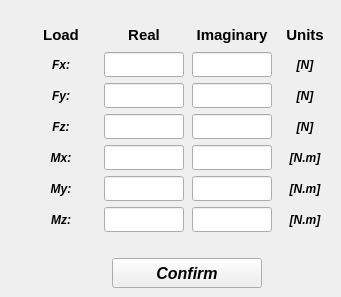
     <widget class="QWidget" name="tab_constant_values">
      <attribute name="title">
       <string>Constant values</string>
      </attribute>
      <widget class="QWidget" name="gridLayoutWidget">
       <property name="geometry">
        <rect>
         <x>24</x>
         <y>6</y>
         <width>308</width>
         <height>245</height>
        </rect>
       </property>
       <layout class="QGridLayout" name="gridLayout">
        <property name="bottomMargin">
         <number>0</number>
        </property>
        <property name="verticalSpacing">
         <number>6</number>
        </property>
        <item row="0" column="3">
         <layout class="QVBoxLayout" name="verticalLayout_8">
          <property name="bottomMargin">
           <number>0</number>
          </property>
          <item>
           <widget class="QLabel" name="label_units">
            <property name="minimumSize">
             <size>
              <width>50</width>
              <height>22</height>
             </size>
            </property>
            <property name="maximumSize">
             <size>
              <width>50</width>
              <height>22</height>
             </size>
            </property>
            <property name="font">
             <font>
              <family>Arial</family>
              <pointsize>11</pointsize>
              <weight>75</weight>
              <italic>false</italic>
              <bold>true</bold>
             </font>
            </property>
            <property name="text">
             <string>Units</string>
            </property>
            <property name="alignment">
             <set>Qt::AlignCenter</set>
            </property>
           </widget>
          </item>
          <item>
           <widget class="QLabel" name="label_13">
            <property name="minimumSize">
             <size>
              <width>50</width>
              <height>25</height>
             </size>
            </property>
            <property name="maximumSize">
             <size>
              <width>50</width>
              <height>25</height>
             </size>
            </property>
            <property name="font">
             <font>
              <family>Arial</family>
              <weight>75</weight>
              <italic>true</italic>
              <bold>true</bold>
             </font>
            </property>
            <property name="text">
             <string>[N]</string>
            </property>
            <property name="alignment">
             <set>Qt::AlignCenter</set>
            </property>
           </widget>
          </item>
          <item>
           <widget class="QLabel" name="label_14">
            <property name="minimumSize">
             <size>
              <width>50</width>
              <height>25</height>
             </size>
            </property>
            <property name="maximumSize">
             <size>
              <width>50</width>
              <height>25</height>
             </size>
            </property>
            <property name="font">
             <font>
              <family>Arial</family>
              <weight>75</weight>
              <italic>true</italic>
              <bold>true</bold>
             </font>
            </property>
            <property name="text">
             <string>[N]</string>
            </property>
            <property name="alignment">
             <set>Qt::AlignCenter</set>
            </property>
           </widget>
          </item>
          <item>
           <widget class="QLabel" name="label_15">
            <property name="minimumSize">
             <size>
              <width>50</width>
              <height>25</height>
             </size>
            </property>
            <property name="maximumSize">
             <size>
              <width>50</width>
              <height>25</height>
             </size>
            </property>
            <property name="font">
             <font>
              <family>Arial</family>
              <weight>75</weight>
              <italic>true</italic>
              <bold>true</bold>
             </font>
            </property>
            <property name="text">
             <string>[N]</string>
            </property>
            <property name="alignment">
             <set>Qt::AlignCenter</set>
            </property>
           </widget>
          </item>
          <item>
           <widget class="QLabel" name="label_16">
            <property name="minimumSize">
             <size>
              <width>50</width>
              <height>25</height>
             </size>
            </property>
            <property name="maximumSize">
             <size>
              <width>50</width>
              <height>25</height>
             </size>
            </property>
            <property name="font">
             <font>
              <family>Arial</family>
              <weight>75</weight>
              <italic>true</italic>
              <bold>true</bold>
             </font>
            </property>
            <property name="text">
             <string>[N.m]</string>
            </property>
            <property name="alignment">
             <set>Qt::AlignCenter</set>
            </property>
           </widget>
          </item>
          <item>
           <widget class="QLabel" name="label_17">
            <property name="minimumSize">
             <size>
              <width>50</width>
              <height>25</height>
             </size>
            </property>
            <property name="maximumSize">
             <size>
              <width>50</width>
              <height>25</height>
             </size>
            </property>
            <property name="font">
             <font>
              <family>Arial</family>
              <weight>75</weight>
              <italic>true</italic>
              <bold>true</bold>
             </font>
            </property>
            <property name="text">
             <string>[N.m]</string>
            </property>
            <property name="alignment">
             <set>Qt::AlignCenter</set>
            </property>
           </widget>
          </item>
          <item>
           <widget class="QLabel" name="label_12">
            <property name="minimumSize">
             <size>
              <width>50</width>
              <height>25</height>
             </size>
            </property>
            <property name="maximumSize">
             <size>
              <width>50</width>
              <height>25</height>
             </size>
            </property>
            <property name="font">
             <font>
              <family>Arial</family>
              <weight>75</weight>
              <italic>true</italic>
              <bold>true</bold>
             </font>
            </property>
            <property name="text">
             <string>[N.m]</string>
            </property>
            <property name="alignment">
             <set>Qt::AlignCenter</set>
            </property>
           </widget>
          </item>
         </layout>
        </item>
        <item row="0" column="0">
         <layout class="QVBoxLayout" name="verticalLayout_6">
          <property name="bottomMargin">
           <number>0</number>
          </property>
          <item>
           <widget class="QLabel" name="label_load">
            <property name="minimumSize">
             <size>
              <width>70</width>
              <height>22</height>
             </size>
            </property>
            <property name="maximumSize">
             <size>
              <width>70</width>
              <height>22</height>
             </size>
            </property>
            <property name="font">
             <font>
              <family>Arial</family>
              <pointsize>11</pointsize>
              <weight>75</weight>
              <italic>false</italic>
              <bold>true</bold>
             </font>
            </property>
            <property name="text">
             <string>Load</string>
            </property>
            <property name="alignment">
             <set>Qt::AlignCenter</set>
            </property>
           </widget>
          </item>
          <item>
           <widget class="QLabel" name="label_Fx_values">
            <property name="minimumSize">
             <size>
              <width>70</width>
              <height>25</height>
             </size>
            </property>
            <property name="maximumSize">
             <size>
              <width>70</width>
              <height>25</height>
             </size>
            </property>
            <property name="font">
             <font>
              <family>Arial</family>
              <weight>75</weight>
              <italic>true</italic>
              <bold>true</bold>
             </font>
            </property>
            <property name="text">
             <string>Fx:</string>
            </property>
            <property name="alignment">
             <set>Qt::AlignCenter</set>
            </property>
           </widget>
          </item>
          <item>
           <widget class="QLabel" name="label_Fy_values">
            <property name="minimumSize">
             <size>
              <width>70</width>
              <height>25</height>
             </size>
            </property>
            <property name="maximumSize">
             <size>
              <width>70</width>
              <height>25</height>
             </size>
            </property>
            <property name="font">
             <font>
              <family>Arial</family>
              <weight>75</weight>
              <italic>true</italic>
              <bold>true</bold>
             </font>
            </property>
            <property name="text">
             <string>Fy:</string>
            </property>
            <property name="alignment">
             <set>Qt::AlignCenter</set>
            </property>
           </widget>
          </item>
          <item>
           <widget class="QLabel" name="label_Fz_values">
            <property name="minimumSize">
             <size>
              <width>70</width>
              <height>25</height>
             </size>
            </property>
            <property name="maximumSize">
             <size>
              <width>70</width>
              <height>25</height>
             </size>
            </property>
            <property name="font">
             <font>
              <family>Arial</family>
              <weight>75</weight>
              <italic>true</italic>
              <bold>true</bold>
             </font>
            </property>
            <property name="text">
             <string>Fz:</string>
            </property>
            <property name="alignment">
             <set>Qt::AlignCenter</set>
            </property>
           </widget>
          </item>
          <item>
           <widget class="QLabel" name="label_Mx_values">
            <property name="minimumSize">
             <size>
              <width>70</width>
              <height>25</height>
             </size>
            </property>
            <property name="maximumSize">
             <size>
              <width>70</width>
              <height>25</height>
             </size>
            </property>
            <property name="font">
             <font>
              <family>Arial</family>
              <weight>75</weight>
              <italic>true</italic>
              <bold>true</bold>
             </font>
            </property>
            <property name="text">
             <string>Mx:</string>
            </property>
            <property name="alignment">
             <set>Qt::AlignCenter</set>
            </property>
           </widget>
          </item>
          <item>
           <widget class="QLabel" name="label_My_values">
            <property name="minimumSize">
             <size>
              <width>70</width>
              <height>25</height>
             </size>
            </property>
            <property name="maximumSize">
             <size>
              <width>70</width>
              <height>25</height>
             </size>
            </property>
            <property name="font">
             <font>
              <family>Arial</family>
              <weight>75</weight>
              <italic>true</italic>
              <bold>true</bold>
             </font>
            </property>
            <property name="text">
             <string>My:</string>
            </property>
            <property name="alignment">
             <set>Qt::AlignCenter</set>
            </property>
           </widget>
          </item>
          <item>
           <widget class="QLabel" name="label_Mz_values">
            <property name="minimumSize">
             <size>
              <width>70</width>
              <height>25</height>
             </size>
            </property>
            <property name="maximumSize">
             <size>
              <width>70</width>
              <height>25</height>
             </size>
            </property>
            <property name="font">
             <font>
              <family>Arial</family>
              <weight>75</weight>
              <italic>true</italic>
              <bold>true</bold>
             </font>
            </property>
            <property name="text">
             <string>Mz:</string>
            </property>
            <property name="alignment">
             <set>Qt::AlignCenter</set>
            </property>
           </widget>
          </item>
         </layout>
        </item>
        <item row="0" column="1">
         <layout class="QVBoxLayout" name="verticalLayout_7">
          <property name="bottomMargin">
           <number>0</number>
          </property>
          <item>
           <widget class="QLabel" name="label_real">
            <property name="minimumSize">
             <size>
              <width>80</width>
              <height>22</height>
             </size>
            </property>
            <property name="maximumSize">
             <size>
              <width>80</width>
              <height>22</height>
             </size>
            </property>
            <property name="font">
             <font>
              <family>Arial</family>
              <pointsize>11</pointsize>
              <weight>75</weight>
              <italic>false</italic>
              <bold>true</bold>
             </font>
            </property>
            <property name="text">
             <string>Real</string>
            </property>
            <property name="alignment">
             <set>Qt::AlignCenter</set>
            </property>
           </widget>
          </item>
          <item>
           <widget class="QLineEdit" name="lineEdit_real_Fx">
            <property name="minimumSize">
             <size>
              <width>80</width>
              <height>25</height>
             </size>
            </property>
            <property name="maximumSize">
             <size>
              <width>80</width>
              <height>25</height>
             </size>
            </property>
            <property name="font">
             <font>
              <family>Arial</family>
              <pointsize>11</pointsize>
              <weight>75</weight>
              <italic>true</italic>
              <bold>true</bold>
             </font>
            </property>
            <property name="styleSheet">
             <string notr="true">color: rgb(255, 0, 0);</string>
            </property>
            <property name="text">
             <string/>
            </property>
            <property name="alignment">
             <set>Qt::AlignCenter</set>
            </property>
           </widget>
          </item>
          <item>
           <widget class="QLineEdit" name="lineEdit_real_Fy">
            <property name="minimumSize">
             <size>
              <width>80</width>
              <height>25</height>
             </size>
            </property>
            <property name="maximumSize">
             <size>
              <width>80</width>
              <height>25</height>
             </size>
            </property>
            <property name="font">
             <font>
              <family>Arial</family>
              <pointsize>11</pointsize>
              <weight>75</weight>
              <italic>true</italic>
              <bold>true</bold>
             </font>
            </property>
            <property name="styleSheet">
             <string notr="true">color: rgb(255, 0, 0);</string>
            </property>
            <property name="alignment">
             <set>Qt::AlignCenter</set>
            </property>
           </widget>
          </item>
          <item>
           <widget class="QLineEdit" name="lineEdit_real_Fz">
            <property name="minimumSize">
             <size>
              <width>80</width>
              <height>25</height>
             </size>
            </property>
            <property name="maximumSize">
             <size>
              <width>80</width>
              <height>25</height>
             </size>
            </property>
            <property name="font">
             <font>
              <family>Arial</family>
              <pointsize>11</pointsize>
              <weight>75</weight>
              <italic>true</italic>
              <bold>true</bold>
             </font>
            </property>
            <property name="styleSheet">
             <string notr="true">color: rgb(255, 0, 0);</string>
            </property>
            <property name="alignment">
             <set>Qt::AlignCenter</set>
            </property>
           </widget>
          </item>
          <item>
           <widget class="QLineEdit" name="lineEdit_real_Mx">
            <property name="minimumSize">
             <size>
              <width>80</width>
              <height>25</height>
             </size>
            </property>
            <property name="maximumSize">
             <size>
              <width>80</width>
              <height>25</height>
             </size>
            </property>
            <property name="font">
             <font>
              <family>Arial</family>
              <pointsize>11</pointsize>
              <weight>75</weight>
              <italic>true</italic>
              <bold>true</bold>
             </font>
            </property>
            <property name="styleSheet">
             <string notr="true">color: rgb(255, 0, 0);</string>
            </property>
            <property name="alignment">
             <set>Qt::AlignCenter</set>
            </property>
           </widget>
          </item>
          <item>
           <widget class="QLineEdit" name="lineEdit_real_My">
            <property name="minimumSize">
             <size>
              <width>80</width>
              <height>25</height>
             </size>
            </property>
            <property name="maximumSize">
             <size>
              <width>80</width>
              <height>25</height>
             </size>
            </property>
            <property name="font">
             <font>
              <family>Arial</family>
              <pointsize>11</pointsize>
              <weight>75</weight>
              <italic>true</italic>
              <bold>true</bold>
             </font>
            </property>
            <property name="styleSheet">
             <string notr="true">color: rgb(255, 0, 0);</string>
            </property>
            <property name="alignment">
             <set>Qt::AlignCenter</set>
            </property>
           </widget>
          </item>
          <item>
           <widget class="QLineEdit" name="lineEdit_real_Mz">
            <property name="minimumSize">
             <size>
              <width>80</width>
              <height>25</height>
             </size>
            </property>
            <property name="maximumSize">
             <size>
              <width>80</width>
              <height>25</height>
             </size>
            </property>
            <property name="font">
             <font>
              <family>Arial</family>
              <pointsize>11</pointsize>
              <weight>75</weight>
              <italic>true</italic>
              <bold>true</bold>
             </font>
            </property>
            <property name="styleSheet">
             <string notr="true">color: rgb(255, 0, 0);</string>
            </property>
            <property name="alignment">
             <set>Qt::AlignCenter</set>
            </property>
           </widget>
          </item>
         </layout>
        </item>
        <item row="0" column="2">
         <layout class="QVBoxLayout" name="verticalLayout_14">
          <property name="bottomMargin">
           <number>0</number>
          </property>
          <item>
           <widget class="QLabel" name="label_imaginary">
            <property name="minimumSize">
             <size>
              <width>80</width>
              <height>22</height>
             </size>
            </property>
            <property name="maximumSize">
             <size>
              <width>80</width>
              <height>22</height>
             </size>
            </property>
            <property name="font">
             <font>
              <family>Arial</family>
              <pointsize>11</pointsize>
              <weight>75</weight>
              <italic>false</italic>
              <bold>true</bold>
             </font>
            </property>
            <property name="text">
             <string>Imaginary</string>
            </property>
            <property name="alignment">
             <set>Qt::AlignCenter</set>
            </property>
           </widget>
          </item>
          <item>
           <widget class="QLineEdit" name="lineEdit_imag_Fx">
            <property name="minimumSize">
             <size>
              <width>80</width>
              <height>25</height>
             </size>
            </property>
            <property name="maximumSize">
             <size>
              <width>80</width>
              <height>25</height>
             </size>
            </property>
            <property name="font">
             <font>
              <family>Arial</family>
              <pointsize>11</pointsize>
              <weight>75</weight>
              <italic>true</italic>
              <bold>true</bold>
             </font>
            </property>
            <property name="styleSheet">
             <string notr="true">color: rgb(255, 0, 0);</string>
            </property>
            <property name="alignment">
             <set>Qt::AlignCenter</set>
            </property>
           </widget>
          </item>
          <item>
           <widget class="QLineEdit" name="lineEdit_imag_Fy">
            <property name="minimumSize">
             <size>
              <width>80</width>
              <height>25</height>
             </size>
            </property>
            <property name="maximumSize">
             <size>
              <width>80</width>
              <height>25</height>
             </size>
            </property>
            <property name="font">
             <font>
              <family>Arial</family>
              <pointsize>11</pointsize>
              <weight>75</weight>
              <italic>true</italic>
              <bold>true</bold>
             </font>
            </property>
            <property name="styleSheet">
             <string notr="true">color: rgb(255, 0, 0);</string>
            </property>
            <property name="alignment">
             <set>Qt::AlignCenter</set>
            </property>
           </widget>
          </item>
          <item>
           <widget class="QLineEdit" name="lineEdit_imag_Fz">
            <property name="minimumSize">
             <size>
              <width>80</width>
              <height>25</height>
             </size>
            </property>
            <property name="maximumSize">
             <size>
              <width>80</width>
              <height>25</height>
             </size>
            </property>
            <property name="font">
             <font>
              <family>Arial</family>
              <pointsize>11</pointsize>
              <weight>75</weight>
              <italic>true</italic>
              <bold>true</bold>
             </font>
            </property>
            <property name="styleSheet">
             <string notr="true">color: rgb(255, 0, 0);</string>
            </property>
            <property name="alignment">
             <set>Qt::AlignCenter</set>
            </property>
           </widget>
          </item>
          <item>
           <widget class="QLineEdit" name="lineEdit_imag_Mx">
            <property name="minimumSize">
             <size>
              <width>80</width>
              <height>25</height>
             </size>
            </property>
            <property name="maximumSize">
             <size>
              <width>80</width>
              <height>25</height>
             </size>
            </property>
            <property name="font">
             <font>
              <family>Arial</family>
              <pointsize>11</pointsize>
              <weight>75</weight>
              <italic>true</italic>
              <bold>true</bold>
             </font>
            </property>
            <property name="styleSheet">
             <string notr="true">color: rgb(255, 0, 0);</string>
            </property>
            <property name="alignment">
             <set>Qt::AlignCenter</set>
            </property>
           </widget>
          </item>
          <item>
           <widget class="QLineEdit" name="lineEdit_imag_My">
            <property name="minimumSize">
             <size>
              <width>80</width>
              <height>25</height>
             </size>
            </property>
            <property name="maximumSize">
             <size>
              <width>80</width>
              <height>25</height>
             </size>
            </property>
            <property name="font">
             <font>
              <family>Arial</family>
              <pointsize>11</pointsize>
              <weight>75</weight>
              <italic>true</italic>
              <bold>true</bold>
             </font>
            </property>
            <property name="styleSheet">
             <string notr="true">color: rgb(255, 0, 0);</string>
            </property>
            <property name="alignment">
             <set>Qt::AlignCenter</set>
            </property>
           </widget>
          </item>
          <item>
           <widget class="QLineEdit" name="lineEdit_imag_Mz">
            <property name="minimumSize">
             <size>
              <width>80</width>
              <height>25</height>
             </size>
            </property>
            <property name="maximumSize">
             <size>
              <width>80</width>
              <height>25</height>
             </size>
            </property>
            <property name="font">
             <font>
              <family>Arial</family>
              <pointsize>11</pointsize>
              <weight>75</weight>
              <italic>true</italic>
              <bold>true</bold>
             </font>
            </property>
            <property name="styleSheet">
             <string notr="true">color: rgb(255, 0, 0);</string>
            </property>
            <property name="alignment">
             <set>Qt::AlignCenter</set>
            </property>
           </widget>
          </item>
         </layout>
        </item>
       </layout>
      </widget>
      <widget class="QPushButton" name="pushButton_constant_value_confirm">
       <property name="geometry">
        <rect>
         <x>112</x>
         <y>258</y>
         <width>150</width>
         <height>30</height>
        </rect>
       </property>
       <property name="font">
        <font>
         <family>Arial</family>
         <pointsize>12</pointsize>
         <weight>75</weight>
         <italic>true</italic>
         <bold>true</bold>
        </font>
       </property>
       <property name="text">
        <string>Confirm</string>
       </property>
      </widget>
     </widget>
